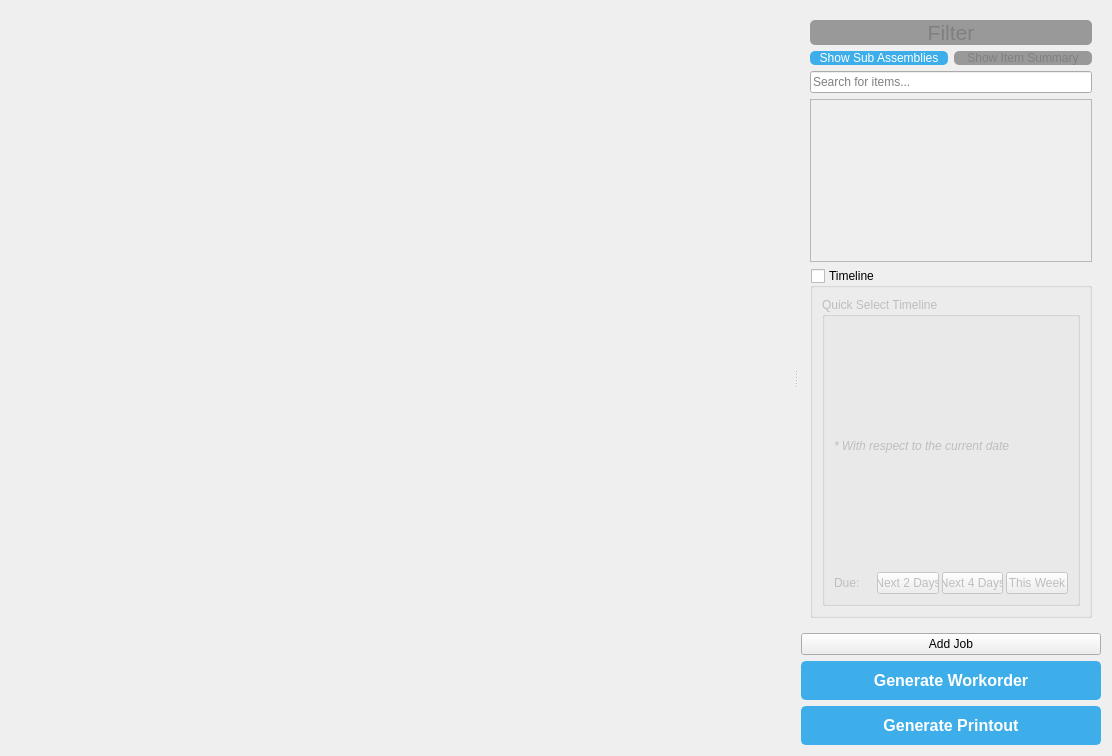
<?xml version="1.0" encoding="UTF-8"?>
<ui version="4.0">
 <class>Form</class>
 <widget class="QWidget" name="Form">
  <property name="geometry">
   <rect>
    <x>0</x>
    <y>0</y>
    <width>1112</width>
    <height>756</height>
   </rect>
  </property>
  <property name="windowTitle">
   <string>Form</string>
  </property>
  <layout class="QVBoxLayout" name="verticalLayout">
   <item>
    <widget class="QSplitter" name="splitter">
     <property name="orientation">
      <enum>Qt::Horizontal</enum>
     </property>
     <property name="handleWidth">
      <number>10</number>
     </property>
     <widget class="QWidget" name="">
      <layout class="QHBoxLayout" name="workspace_layout">
       <item>
        <spacer name="horizontalSpacer">
         <property name="orientation">
          <enum>Qt::Horizontal</enum>
         </property>
         <property name="sizeHint" stdset="0">
          <size>
           <width>1000</width>
           <height>20</height>
          </size>
         </property>
        </spacer>
       </item>
      </layout>
     </widget>
     <widget class="QWidget" name="">
      <layout class="QVBoxLayout" name="verticalLayout_40">
       <item>
        <layout class="QHBoxLayout" name="horizontalLayout_23">
         <property name="spacing">
          <number>0</number>
         </property>
         <item>
          <widget class="QWidget" name="workspace_side_panel_2" native="true">
           <property name="minimumSize">
            <size>
             <width>300</width>
             <height>0</height>
            </size>
           </property>
           <property name="maximumSize">
            <size>
             <width>16777215</width>
             <height>16777215</height>
            </size>
           </property>
           <layout class="QVBoxLayout" name="workspace_side_panel">
            <item>
             <widget class="QPushButton" name="pushButton_use_filter">
              <property name="font">
               <font>
                <pointsize>16</pointsize>
               </font>
              </property>
              <property name="styleSheet">
               <string notr="true">QPushButton#pushButton_use_filter{
	color: #ffffff;
    background-color: #3daee9;
    border: 0px solid #3daee9;
    border-radius: 5px;
}
QPushButton#pushButton_use_filter:checked{
    background-color: #3daee9;
    border: 0px solid #3daee9;
}
QPushButton#pushButton_use_filter:hover{
    background-color: #48b6ed;
    border-color: #48b6ed;
}
QPushButton#pushButton_use_filter:pressed{
    background-color: #2b92c5;
    border-color: #2b92c5;
}

QPushButton#pushButton_use_filter:!checked {
    background-color: rgba(71, 71, 71, 130);
    border: 0px solid rgba(76, 76, 76, 130);
    border-radius: 5px;
    color: grey;
}

QPushButton:hover#pushButton_use_filter:!checked {
    background-color: rgba(76, 76, 76, 130);
    border: 0px solid rgba(71, 76, 88, 130);
}

QPushButton:pressed#pushButton_use_filter:!checked {
    background-color: rgba(39, 39, 39, 130);
    border: 0px solid rgba(47, 50, 57, 130);
}</string>
              </property>
              <property name="text">
               <string>Filter</string>
              </property>
              <property name="checkable">
               <bool>true</bool>
              </property>
              <property name="flat">
               <bool>false</bool>
              </property>
             </widget>
            </item>
            <item>
             <layout class="QHBoxLayout" name="horizontalLayout_9">
              <item>
               <widget class="QPushButton" name="pushButton_show_sub_assembly">
                <property name="styleSheet">
                 <string notr="true">QPushButton#pushButton_show_sub_assembly{
	color: #ffffff;
    background-color: #3daee9;
    border: 0px solid #3daee9;
    border-radius: 5px;
}
QPushButton#pushButton_show_sub_assembly:checked{
    background-color: #3daee9;
    border: 0px solid #3daee9;
}
QPushButton#pushButton_show_sub_assembly:hover{
    background-color: #48b6ed;
    border-color: #48b6ed;
}
QPushButton#pushButton_show_sub_assembly:pressed{
    background-color: #2b92c5;
    border-color: #2b92c5;
}

QPushButton#pushButton_show_sub_assembly:!checked {
    background-color: rgba(71, 71, 71, 130);
    border: 0px solid rgba(76, 76, 76, 130);
    border-radius: 5px;
    color: grey;
}

QPushButton:hover#pushButton_show_sub_assembly:!checked {
    background-color: rgba(76, 76, 76, 130);
    border: 0px solid rgba(71, 76, 88, 130);
}

QPushButton:pressed#pushButton_show_sub_assembly:!checked {
    background-color: rgba(39, 39, 39, 130);
    border: 0px solid rgba(47, 50, 57, 130);
}</string>
                </property>
                <property name="text">
                 <string>Show Sub Assemblies</string>
                </property>
                <property name="checkable">
                 <bool>true</bool>
                </property>
                <property name="checked">
                 <bool>true</bool>
                </property>
               </widget>
              </item>
              <item>
               <widget class="QPushButton" name="pushButton_show_item_summary">
                <property name="styleSheet">
                 <string notr="true">QPushButton#pushButton_show_item_summary{
	color: #ffffff;
    background-color: #3daee9;
    border: 0px solid #3daee9;
    border-radius: 5px;
}
QPushButton#pushButton_show_item_summary:checked{
    background-color: #3daee9;
    border: 0px solid #3daee9;
}
QPushButton#pushButton_show_item_summary:hover{
    background-color: #48b6ed;
    border-color: #48b6ed;
}
QPushButton#pushButton_show_item_summary:pressed{
    background-color: #2b92c5;
    border-color: #2b92c5;
}

QPushButton#pushButton_show_item_summary:!checked {
    background-color: rgba(71, 71, 71, 130);
    border: 0px solid rgba(76, 76, 76, 130);
    border-radius: 5px;
    color: grey;
}

QPushButton:hover#pushButton_show_item_summary:!checked {
    background-color: rgba(76, 76, 76, 130);
    border: 0px solid rgba(71, 76, 88, 130);
}

QPushButton:pressed#pushButton_show_item_summary:!checked {
    background-color: rgba(39, 39, 39, 130);
    border: 0px solid rgba(47, 50, 57, 130);
}</string>
                </property>
                <property name="text">
                 <string>Show Item Summary</string>
                </property>
                <property name="checkable">
                 <bool>true</bool>
                </property>
               </widget>
              </item>
             </layout>
            </item>
            <item>
             <widget class="QLineEdit" name="lineEdit_search">
              <property name="placeholderText">
               <string>Search for items...</string>
              </property>
              <property name="clearButtonEnabled">
               <bool>true</bool>
              </property>
             </widget>
            </item>
            <item>
             <widget class="QScrollArea" name="scrollArea_5">
              <property name="widgetResizable">
               <bool>true</bool>
              </property>
              <widget class="QWidget" name="scrollAreaWidgetContents_6">
               <property name="geometry">
                <rect>
                 <x>0</x>
                 <y>0</y>
                 <width>1006</width>
                 <height>161</height>
                </rect>
               </property>
               <layout class="QHBoxLayout" name="horizontalLayout_21">
                <item>
                 <layout class="QVBoxLayout" name="filter_layout"/>
                </item>
               </layout>
              </widget>
             </widget>
            </item>
            <item>
             <widget class="QGroupBox" name="groupBox_due_dates">
              <property name="minimumSize">
               <size>
                <width>0</width>
                <height>350</height>
               </size>
              </property>
              <property name="maximumSize">
               <size>
                <width>16777215</width>
                <height>350</height>
               </size>
              </property>
              <property name="title">
               <string>Timeline</string>
              </property>
              <property name="flat">
               <bool>false</bool>
              </property>
              <property name="checkable">
               <bool>true</bool>
              </property>
              <property name="checked">
               <bool>false</bool>
              </property>
              <layout class="QVBoxLayout" name="verticalLayout_35" stretch="1,0">
               <item>
                <layout class="QVBoxLayout" name="verticalLayout_calendar_select_range"/>
               </item>
               <item>
                <widget class="QGroupBox" name="groupBox_16">
                 <property name="title">
                  <string>Quick Select Timeline</string>
                 </property>
                 <layout class="QVBoxLayout" name="verticalLayout_39">
                  <item>
                   <widget class="QLabel" name="label_13">
                    <property name="font">
                     <font>
                      <weight>50</weight>
                      <italic>true</italic>
                      <bold>false</bold>
                     </font>
                    </property>
                    <property name="text">
                     <string>* With respect to the current date</string>
                    </property>
                   </widget>
                  </item>
                  <item>
                   <layout class="QVBoxLayout" name="verticalLayout_38">
                    <property name="spacing">
                     <number>3</number>
                    </property>
                    <item>
                     <layout class="QHBoxLayout" name="horizontalLayout_7">
                      <item>
                       <widget class="QLabel" name="label_15">
                        <property name="minimumSize">
                         <size>
                          <width>40</width>
                          <height>0</height>
                         </size>
                        </property>
                        <property name="maximumSize">
                         <size>
                          <width>40</width>
                          <height>16777215</height>
                         </size>
                        </property>
                        <property name="text">
                         <string>Due: </string>
                        </property>
                       </widget>
                      </item>
                      <item>
                       <widget class="QPushButton" name="pushButton_next_2_days">
                        <property name="text">
                         <string>Next 2 Days</string>
                        </property>
                       </widget>
                      </item>
                      <item>
                       <widget class="QPushButton" name="pushButton_next_4_days">
                        <property name="text">
                         <string>Next 4 Days</string>
                        </property>
                       </widget>
                      </item>
                      <item>
                       <widget class="QPushButton" name="pushButton_this_week">
                        <property name="text">
                         <string>This Week</string>
                        </property>
                       </widget>
                      </item>
                     </layout>
                    </item>
                   </layout>
                  </item>
                 </layout>
                </widget>
               </item>
              </layout>
             </widget>
            </item>
           </layout>
          </widget>
         </item>
        </layout>
       </item>
       <item>
        <widget class="QPushButton" name="pushButton_add_job">
         <property name="text">
          <string>Add Job</string>
         </property>
        </widget>
       </item>
       <item>
        <widget class="QPushButton" name="pushButton_generate_workorder">
         <property name="font">
          <font>
           <pointsize>12</pointsize>
           <weight>75</weight>
           <bold>true</bold>
          </font>
         </property>
         <property name="styleSheet">
          <string notr="true">QPushButton#pushButton_generate_workorder{
	color: #ffffff;
	background-color: #3daee9;
	border: 2px solid #3daee9;
	border-radius: 5px;
	padding: 8px 16px;
	font-weight: bold;
}
QPushButton#pushButton_generate_workorder:hover{
	background-color: #48b6ed;
	border-color: #48b6ed;
}
QPushButton#pushButton_generate_workorder:pressed{
	background-color: #2b92c5;
	border-color: #2b92c5;
}
QPushButton#pushButton_generate_workorder:disabled{
	background-color: rgba(44, 44, 44, 130);
	border: 1px solid rgba(57, 57, 57, 130);
	color: rgb(144, 144, 144);
	border-radius: 4px;
}</string>
         </property>
         <property name="text">
          <string>Generate Workorder</string>
         </property>
        </widget>
       </item>
       <item>
        <widget class="QPushButton" name="pushButton_generate_workspace_quote">
         <property name="font">
          <font>
           <pointsize>12</pointsize>
           <weight>75</weight>
           <bold>true</bold>
          </font>
         </property>
         <property name="styleSheet">
          <string notr="true">QPushButton#pushButton_generate_workspace_quote{
	color: #ffffff;
	background-color: #3daee9;
	border: 2px solid #3daee9;
	border-radius: 5px;
	padding: 8px 16px;
	font-weight: bold;
}
QPushButton#pushButton_generate_workspace_quote:hover{
	background-color: #48b6ed;
	border-color: #48b6ed;
}
QPushButton#pushButton_generate_workspace_quote:pressed{
	background-color: #2b92c5;
	border-color: #2b92c5;
}
QPushButton#pushButton_generate_workspace_quote:disabled{
	background-color: rgba(44, 44, 44, 130);
	border: 1px solid rgba(57, 57, 57, 130);
	color: rgb(144, 144, 144);
	border-radius: 4px;
}</string>
         </property>
         <property name="text">
          <string>Generate Printout</string>
         </property>
        </widget>
       </item>
      </layout>
     </widget>
    </widget>
   </item>
  </layout>
 </widget>
 <resources/>
 <connections/>
</ui>
